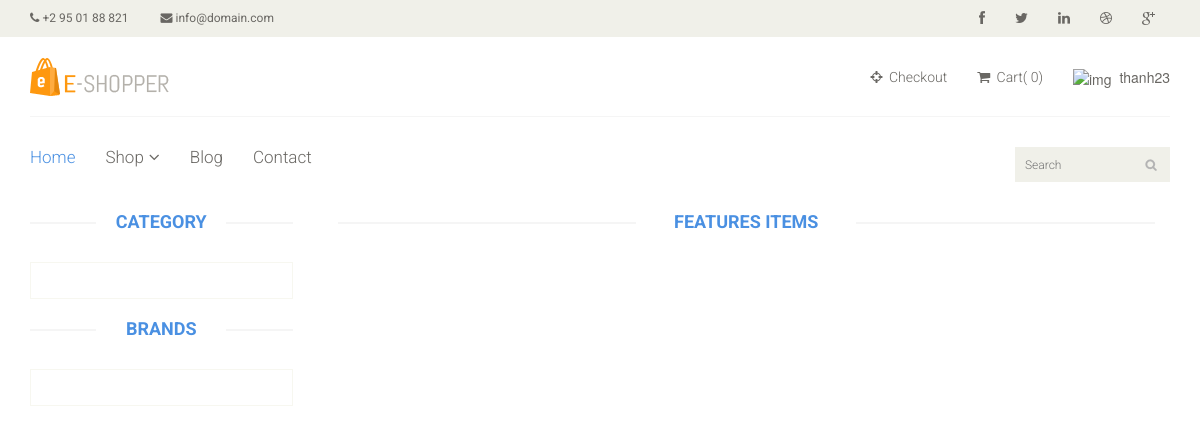
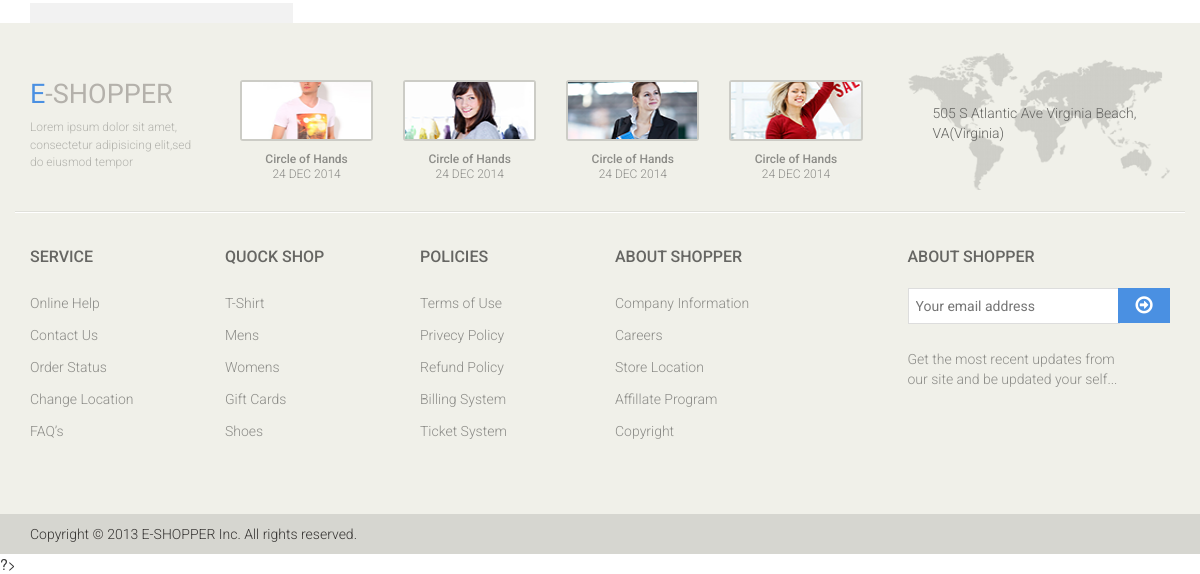
/Controller/--front/shop/shop.php (signed in), run on an earlier commit of the app's database (2 pictures, top to bottom).
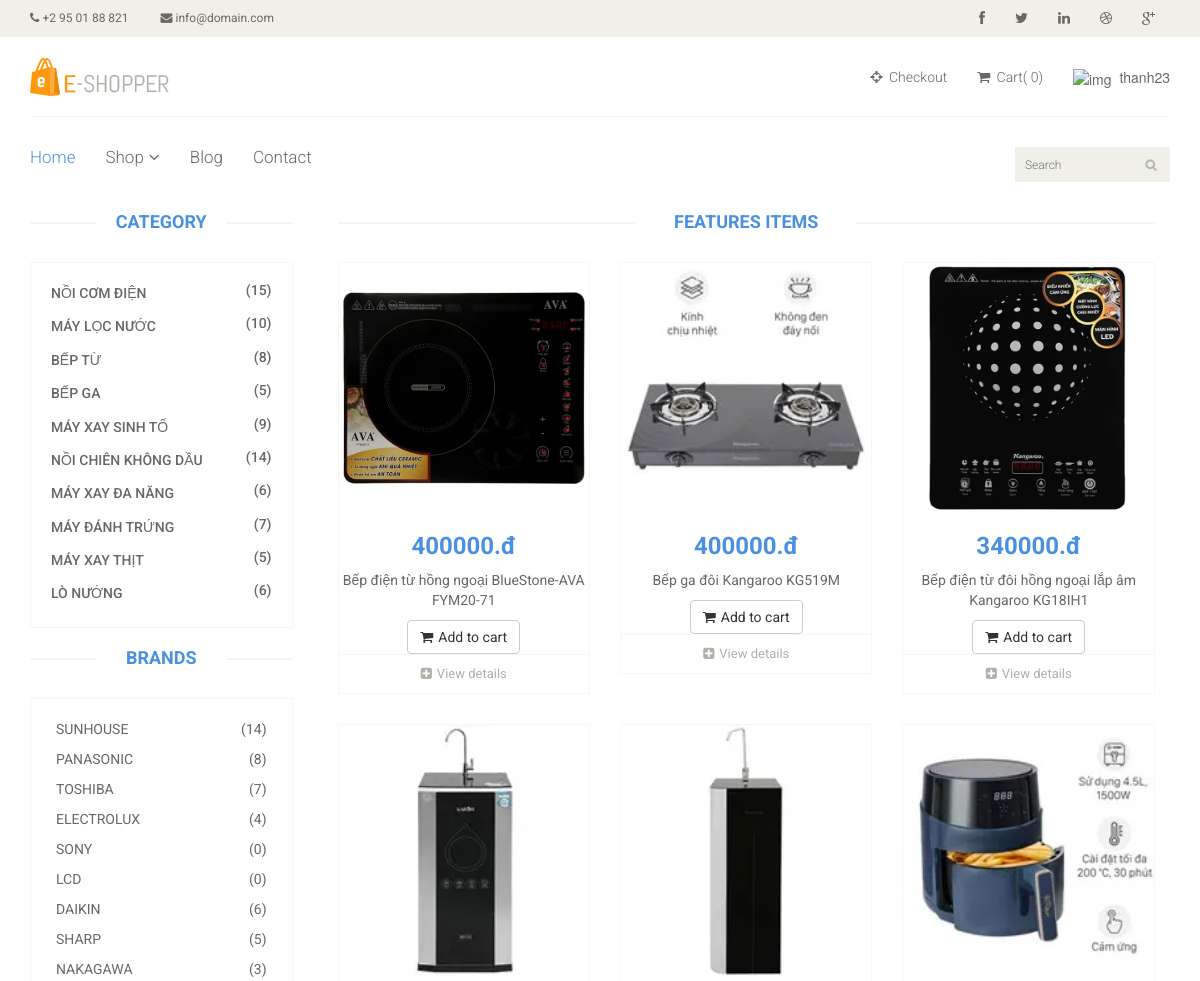
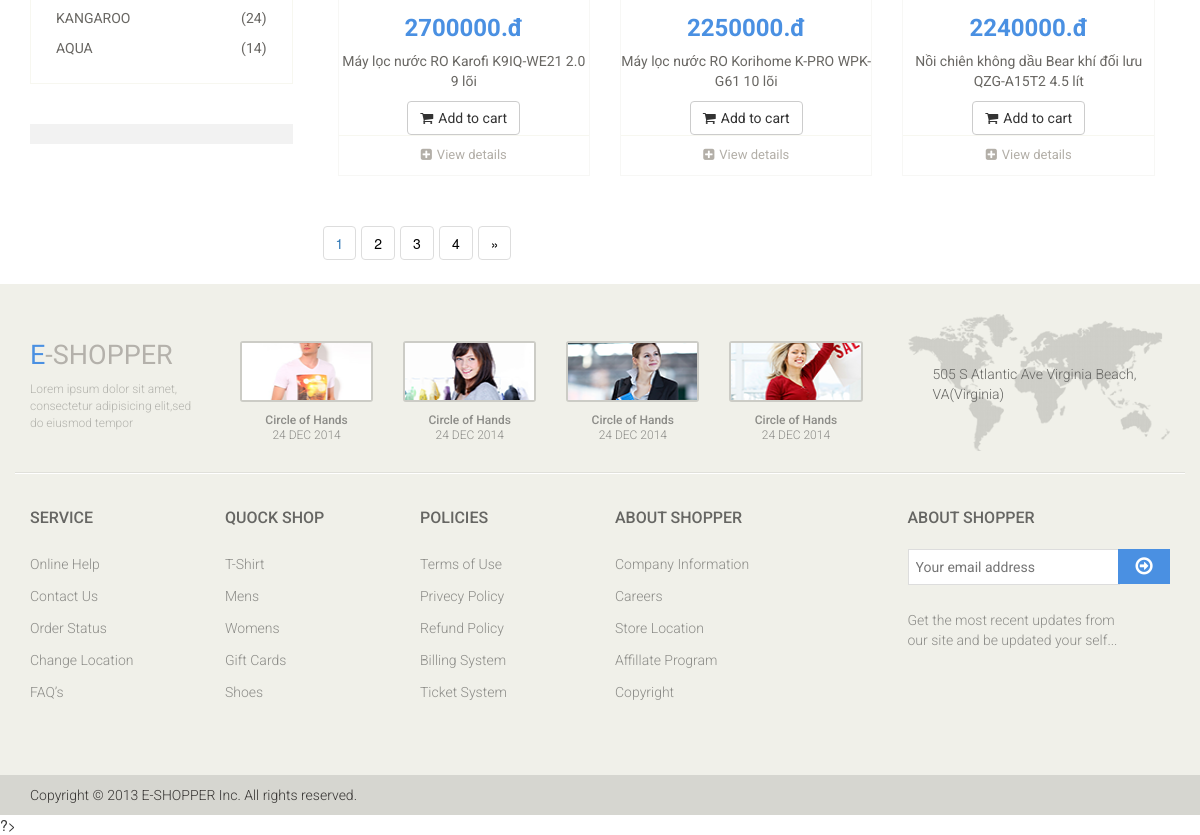
And on a later commit of the database (2 pictures, top to bottom).
### tables this page shows
CREATE TABLE `tbl_category` (
  `id_category` int(11) NOT NULL,
  `name` varchar(150) NOT NULL,
  `category_code` varchar(150) NOT NULL,
  `image` varchar(150) NOT NULL,
  `create_date` timestamp NOT NULL DEFAULT current_timestamp() ON UPDATE current_timestamp(),
  `user` varchar(150) NOT NULL,
  `status_category` enum('0','1') NOT NULL
);

CREATE TABLE `tbl_brand` (
  `id_brand` int(11) NOT NULL,
  `numerical order` int(100) NOT NULL,
  `brand_code` varchar(150) NOT NULL,
  `image` varchar(150) NOT NULL,
  `name` varchar(150) NOT NULL,
  `user` varchar(150) NOT NULL,
  `date` varchar(150) NOT NULL,
  ` function` text NOT NULL,
  `status_brand` enum('0','1') NOT NULL
);

CREATE TABLE `tbl_product` (
  `id_product` int(11) NOT NULL,
  `name` varchar(150) NOT NULL,
  `product_code` varchar(150) NOT NULL,
  `amount` int(100) NOT NULL,
  `status` enum('còn hàng','hết hàng') NOT NULL,
  `id_category` int(11) NOT NULL,
  `id_brand` int(11) NOT NULL,
  `sale_price` float NOT NULL,
  `price` float NOT NULL,
  `user` varchar(150) NOT NULL,
  `image` varchar(150) NOT NULL,
  `description` text NOT NULL,
  `status_product` enum('0','1') NOT NULL
);

### Controller/cart_function.php (called while the page is built, shortened)
<?php
function total_item($cart){
    $total = 0;
    return $total;
}
?>

### models/--front/shop.php (called while the page is built, shortened)
<?php
function get_shop_category($conn){
    $category =  mysqli_query($conn, "SELECT * FROM tbl_category WHERE status_category='0'");
    return $category;
}
function get_shop_brand($conn){
    $brand =  mysqli_query($conn, "SELECT * FROM tbl_brand WHERE status_brand='0'");
    return $brand;
}
function get_shop_product($conn){
    $product = mysqli_query($conn, "SELECT * FROM tbl_product WHERE status_product='0'");
    return $product;
}
function get_shop_product_page($conn,$form,$sotintrang){
    $product_page = mysqli_query($conn, "SELECT * FROM tbl_product  ORDER BY RAND() LIMIT $form, $sotintrang");
    return $product_page;
}
?>

### view/--front/shop/shop.php (the view, shortened to what this page needs)
<?php
require '../../../layout/--front/header.php';
?>
<section>
	<div class="container">
		<div class="row">
			<div class="col-sm-3">
				<div class="left-sidebar">
					<h2>Category</h2>
					<div class="panel-group category-products" id="accordian">
						<?php foreach ($category as $key => $value_category) :
							$num_category = $value_category['id_category'];
							$num_product_category =  mysqli_query($conn, "SELECT * FROM tbl_product WHERE id_category = $num_category"); ?>
							<div class="panel panel-default">
								<div class="panel-heading">
									<h4 class="panel-title">
										<a href="../../../Controller/--front/shop/shop_category.php?san-pham=<?php
																										echo $value_category['name'];
																										?>">
											<span class="pull-right">(<?php echo mysqli_num_rows($num_product_category) ?>)</span><?php echo $value_category['name'] ?>
										</a>
									</h4>
								</div>
							</div>
						<?php endforeach ?>
					</div>
					<div class="brands_products">
						<h2>Brands</h2>
						<div class="brands-name">
							<?php foreach ($brand as $key => $value_brand) :
								$num_brand = $value_brand['id_brand'];
								$num_product_brand =  mysqli_query($conn, "SELECT * FROM tbl_product WHERE id_brand = $num_brand"); ?>
								<ul class="nav nav-pills nav-stacked">
									<li><a href=""> <span class="pull-right">(<?php echo mysqli_num_rows($num_product_brand) ?>)</span><?php echo $value_brand['name'] ?></a></li>
								</ul>
							<?php endforeach ?>
						</div>
					</div>
					<div class="shipping text-center">
					</div>
				</div>
			</div>
			<div class="col-sm-9 padding-right">
				<div class="features_items">
					<h2 class="title text-center">Features Items</h2>
					<?php foreach ($product_NN as $key => $value_product) : ?>
						<div class="col-sm-4">
							<div class="product-image-wrapper">
								<div class="single-products">
									<div class="productinfo text-center">
										<img src="../../../<?php echo $value_product['image'] ?>" alt="" />
										<h2><?php echo $value_product['price'] ?>.đ</h2>
										<p><?php echo $value_product['name'];
											if (strlen($value_product['name']) == 44 || strlen($value_product['name']) == 33 || strlen($value_product['name']) == 36 || strlen($value_product['name']) == 43 || strlen($value_product['name']) == 48) {
												echo "<br />";
												echo "<br />";
											} ?></p>
										<a href="#" class="btn btn-default add-to-cart"><i class="fa fa-shopping-cart"></i>Add to cart</a>
									</div>
									<div class="product-overlay">
										<div class="overlay-content">
										</div>
									</div>
								</div>
								<div class="choose">
									<ul class="nav nav-pills nav-justified">
										<li><a href="../../../Controller/--front/product/product.php?id=<?php echo $value_product['id_product'] ?>"><i class="fa fa-plus-square"></i>View details</a></li>
									</ul>
								</div>
							</div>
						</div>
					<?php endforeach ?>
				</div>
				<ul class="pagination">
					<li>
						<?php
						for ($t = 1; $t <= $sotrang; $t++) {
							if ($sotrang != 1) {
								if(isset($_GET["search"])){
									$search =$_GET["search"];
									if($t ==$trang){
										echo '<a href="' . "shop.php?search=$search&page=$t" . '">' . $t;
									}
									else{
										echo '<a  style="color:black;" href="' . "shop.php?search=$search&page=$t" . '">' . $t;
									}
								}
								else{
									if($t ==$trang){
										echo '<a href="' . "shop.php?page=$t" . '">' . $t;
									}
									else{
										echo '<a  style="color:black;" href="' . "shop.php?page=$t" . '">' . $t;
									}
								}
							}
						}
						?>
						<?php
						if ($sotrang >= 3) {
							echo '<a style="color:black;">&raquo</a>';
						}
						?>
					</li>
				</ul>
			</div>
		</div>
	</div>
</section>
<?php
require "../../../layout/--front/footer.php"
?>
<html>
<head>
	<link rel="stylesheet" href="../../../public/--front/css/jquery-ui.css" />
	<link rel="stylesheet" href="../../../public/--front/css/bootstrap_min.css" />
</head>
</html>

### layout/--front/header.php (shortened to what this page needs)
<?php
require "../../../Controller/cart_function.php";
$tbl_login = $_SESSION['tbl_login'];
$cart = (isset($_SESSION['cart'])) ? $_SESSION['cart'] : [];
?>
<!DOCTYPE html>
<html lang="en">
<head>
	<link href="../../../public/--front/css/bootstrap.min.css" rel="stylesheet">
	<link href="../../../public/--front/css/font-awesome.min.css" rel="stylesheet">
	<link href="../../../public/--front/css/prettyPhoto.css" rel="stylesheet">
	<link href="../../../public/--front/css/price-range.css" rel="stylesheet">
	<link href="../../../public/--front/css/animate.css" rel="stylesheet">
	<link href="../../../public/--front/css/main.css" rel="stylesheet">
	<link href="../../../public/--front/css/responsive.css" rel="stylesheet">
	<link rel="stylesheet" href="../../../public/--front/css/jquery-ui.css" />
	<link rel="stylesheet" href="../../../public/--front/css/bootstrap_min.css" />
</head>
<body>
	<header id="header">
		<div class="header_top">
			<div class="container">
				<div class="row">
					<div class="col-sm-6">
						<div class="contactinfo">
							<ul class="nav nav-pills">
								<li><a href="#"><i class="fa fa-phone"></i> +2 95 01 88 821</a></li>
								<li><a href="#"><i class="fa fa-envelope"></i> info@domain.com</a></li>
							</ul>
						</div>
					</div>
					<div class="col-sm-6">
						<div class="social-icons pull-right">
							<ul class="nav navbar-nav">
								<li><a href="#"><i class="fa fa-facebook"></i></a></li>
								<li><a href="#"><i class="fa fa-twitter"></i></a></li>
								<li><a href="#"><i class="fa fa-linkedin"></i></a></li>
								<li><a href="#"><i class="fa fa-dribbble"></i></a></li>
								<li><a href="#"><i class="fa fa-google-plus"></i></a></li>
							</ul>
						</div>
					</div>
				</div>
			</div>
		</div>
		<div class="header-middle">
			<div class="container">
				<div class="row">
					<div class="col-sm-4">
						<div class="logo pull-left">
							<a href="index.php"><img src="../../../public/--front/images/home/logo.png" alt="" /></a>
						</div>
					</div>
					<div class="col-sm-8">
						<div class="shop-menu pull-right">
							<ul class="nav navbar-nav">
								<li><a href="../checkout/checkout.php"><i class="fa fa-crosshairs"></i> Checkout</a></li>
								<li><a href="../../../view/--front/cart/cart.php"><i class="fa fa-shopping-cart"></i> Cart( <?php echo total_item($cart) ?>)</a></li>
								<li class="navbar-nav__logged">
									<img src="https://cdn-icons-png.flaticon.com/512/149/149071.png" alt="img" class="navbar-nav__logged-img">
									<span class="navbar-nav__logged-username"><?php echo $tbl_login['username']	?></span>
								</li>
							</ul>
						</div>
					</div>
				</div>
			</div>
		</div>
		<div class="header-bottom">
			<div class="container">
				<div class="row">
					<div class="col-sm-9">
						<div class="mainmenu pull-left">
							<ul class="nav navbar-nav collapse navbar-collapse">
								<li><a href="../home/index.php" class="active">Home</a></li>
								<li class="dropdown"><a href="#">Shop<i class="fa fa-angle-down"></i></a>
								</li>
								<li><a href="../blog/blog.php">Blog</a></li>
								<li><a href="../contact/contact.php">Contact</a></li>
							</ul>
						</div>
					</div>
					<div class="col-sm-3">
						<form action="../../../view/--front/shop/shop.php" method="get">
							<div  class="search_box pull-right">
								<input type="text" name ="search" placeholder="Search" />
							</div>
						</form>
					</div>
				</div>
			</div>
		</div>
	</header>

### layout/--front/footer.php (shortened to what this page needs)
<footer id="footer">
		<div class="footer-top">
			<div class="container">
				<div class="row">
					<div class="col-sm-2">
						<div class="companyinfo">
							<h2><span>e</span>-shopper</h2>
							<p>Lorem ipsum dolor sit amet, consectetur adipisicing elit,sed do eiusmod tempor</p>
						</div>
					</div>
					<div class="col-sm-7">
						<div class="col-sm-3">
							<div class="video-gallery text-center">
								<a href="#">
									<div class="iframe-img">
										<img src="../../../public/--front/images/home/iframe1.png" alt="" />
									</div>
								</a>
								<p>Circle of Hands</p>
								<h2>24 DEC 2014</h2>
							</div>
						</div>
						<div class="col-sm-3">
							<div class="video-gallery text-center">
								<a href="#">
									<div class="iframe-img">
										<img src="../../../public/--front/images/home/iframe2.png" alt="" />
									</div>
								</a>
								<p>Circle of Hands</p>
								<h2>24 DEC 2014</h2>
							</div>
						</div>
						<div class="col-sm-3">
							<div class="video-gallery text-center">
								<a href="#">
									<div class="iframe-img">
										<img src="../../../public/--front/images/home/iframe3.png" alt="" />
									</div>
								</a>
								<p>Circle of Hands</p>
								<h2>24 DEC 2014</h2>
							</div>
						</div>
						<div class="col-sm-3">
							<div class="video-gallery text-center">
								<a href="#">
									<div class="iframe-img">
										<img src="../../../public/--front/images/home/iframe4.png" alt="" />
									</div>
								</a>
								<p>Circle of Hands</p>
								<h2>24 DEC 2014</h2>
							</div>
						</div>
					</div>
					<div class="col-sm-3">
						<div class="address">
							<img src="../../../public/--front/images/home/map.png" alt="" />
							<p>505 S Atlantic Ave Virginia Beach, VA(Virginia)</p>
						</div>
					</div>
				</div>
			</div>
		</div>
		<div class="footer-widget">
			<div class="container">
				<div class="row">
					<div class="col-sm-2">
						<div class="single-widget">
							<h2>Service</h2>
							<ul class="nav nav-pills nav-stacked">
								<li><a href="#">Online Help</a></li>
								<li><a href="#">Contact Us</a></li>
								<li><a href="#">Order Status</a></li>
								<li><a href="#">Change Location</a></li>
								<li><a href="#">FAQ’s</a></li>
							</ul>
						</div>
					</div>
					<div class="col-sm-2">
						<div class="single-widget">
							<h2>Quock Shop</h2>
							<ul class="nav nav-pills nav-stacked">
								<li><a href="#">T-Shirt</a></li>
								<li><a href="#">Mens</a></li>
								<li><a href="#">Womens</a></li>
								<li><a href="#">Gift Cards</a></li>
								<li><a href="#">Shoes</a></li>
							</ul>
						</div>
					</div>
					<div class="col-sm-2">
						<div class="single-widget">
							<h2>Policies</h2>
							<ul class="nav nav-pills nav-stacked">
								<li><a href="#">Terms of Use</a></li>
								<li><a href="#">Privecy Policy</a></li>
								<li><a href="#">Refund Policy</a></li>
								<li><a href="#">Billing System</a></li>
								<li><a href="#">Ticket System</a></li>
							</ul>
						</div>
					</div>
					<div class="col-sm-2">
						<div class="single-widget">
							<h2>About Shopper</h2>
							<ul class="nav nav-pills nav-stacked">
								<li><a href="#">Company Information</a></li>
								<li><a href="#">Careers</a></li>
								<li><a href="#">Store Location</a></li>
								<li><a href="#">Affillate Program</a></li>
								<li><a href="#">Copyright</a></li>
							</ul>
						</div>
					</div>
					<div class="col-sm-3 col-sm-offset-1">
						<div class="single-widget">
							<h2>About Shopper</h2>
							<form action="#" class="searchform">
								<input type="text" placeholder="Your email address" />
								<button type="submit" class="btn btn-default"><i class="fa fa-arrow-circle-o-right"></i></button>
								<p>Get the most recent updates from <br />our site and be updated your self...</p>
							</form>
						</div>
					</div>
				</div>
			</div>
		</div>
		<div class="footer-bottom">
			<div class="container">
				<div class="row">
					<p class="pull-left">Copyright © 2013 E-SHOPPER Inc. All rights reserved.</p>
				</div>
			</div>
		</div>
	</footer>
</body>
</html>

### Controller/--front/shop/shop.php (shortened to what this page needs)
<?php
require '../../../connect/database.php';
require '../../../models/--front/shop.php';
$product = get_shop_product($conn);
$brand = get_shop_brand($conn);
$category = get_shop_category($conn);
if (isset($_GET["page"])) {
	$trang = $_GET["page"];
} else {
	$trang = 1;
}
$sotintrang = 6;
$form = ($trang - 1) * $sotintrang;
if(isset($_GET["search"]) && !empty([$_GET["search"]])){
	$name_search = $_GET["search"];
	$product_NN = get_shop_product_page_search($conn,$name_search,$form,$sotintrang);
	$product_search=get_shop_product_search($conn,$name_search);
	$product_sch = mysqli_fetch_assoc($product);
}
else{
	$product_NN = get_shop_product_page($conn,$form,$sotintrang);
}
if(isset($_GET["search"]) && !empty([$_GET["search"]])){
	$tongsotin = mysqli_num_rows($product_search);
}
else{
	$tongsotin = mysqli_num_rows($product);
}
$sotrang = ceil($tongsotin / $sotintrang);
require '../../../view/--front/shop/shop.php';
?>
?>

What changed in the data, as far as the page shows it:
added tbl_category: mysqli_num_rows($num_product_category) "15", name "NỒI CƠM ĐIỆN"
added tbl_category: mysqli_num_rows($num_product_category) "10", name "MÁY LỌC NƯỚC"
added tbl_category: mysqli_num_rows($num_product_category) "8", name "BẾP TỪ"
added tbl_category: mysqli_num_rows($num_product_category) "5", name "BẾP GA"
added tbl_category: mysqli_num_rows($num_product_category) "9", name "MÁY XAY SINH TỐ"
added tbl_category: mysqli_num_rows($num_product_category) "14", name "NỒI CHIÊN KHÔNG DẦU"
added tbl_category: mysqli_num_rows($num_product_category) "6", name "MÁY XAY ĐA NĂNG"
added tbl_category: mysqli_num_rows($num_product_category) "7", name "MÁY ĐÁNH TRỨNG"
added tbl_category: mysqli_num_rows($num_product_category) "5", name "MÁY XAY THỊT"
added tbl_category: mysqli_num_rows($num_product_category) "6", name "LÒ NƯỚNG"
added tbl_brand: mysqli_num_rows($num_product_brand) "14", name "SUNHOUSE"
added tbl_brand: mysqli_num_rows($num_product_brand) "8", name "PANASONIC"
added tbl_brand: mysqli_num_rows($num_product_brand) "7", name "TOSHIBA"
added tbl_brand: mysqli_num_rows($num_product_brand) "4", name "ELECTROLUX"
added tbl_brand: mysqli_num_rows($num_product_brand) "0", name "SONY"
added tbl_brand: mysqli_num_rows($num_product_brand) "0", name "LCD"
added tbl_brand: mysqli_num_rows($num_product_brand) "6", name "DAIKIN"
added tbl_brand: mysqli_num_rows($num_product_brand) "5", name "SHARP"
added tbl_brand: mysqli_num_rows($num_product_brand) "3", name "NAKAGAWA"
added tbl_brand: mysqli_num_rows($num_product_brand) "24", name "KANGAROO"
added tbl_brand: mysqli_num_rows($num_product_brand) "14", name "AQUA"
added tbl_product: shows a picture, price "400000", name "Bếp điện từ hồng ngoại BlueStone-AVA FYM20-71"
added tbl_product: image (picture), price "400000", name "Bếp ga đôi Kangaroo KG519M"
added tbl_product: shows a picture, price "340000", name "Bếp điện từ đôi hồng ngoại lắp âm Kangaroo KG18IH1"
added tbl_product: shows a picture, price "2700000", name "Máy lọc nước RO Karofi K9IQ-WE21 2.0 9 lõi"
added tbl_product: shows a picture, price "2250000", name "Máy lọc nước RO Korihome K-PRO WPK-G61 10 lõi"
added tbl_product: shows a picture, price "2240000", name "Nồi chiên không dầu Bear khí đối lưu QZG-A15T2 4.5 lít"
Also different on the page:
new list line: "1"
new list line: "2"
new list line: "3"
new list line: "4"
